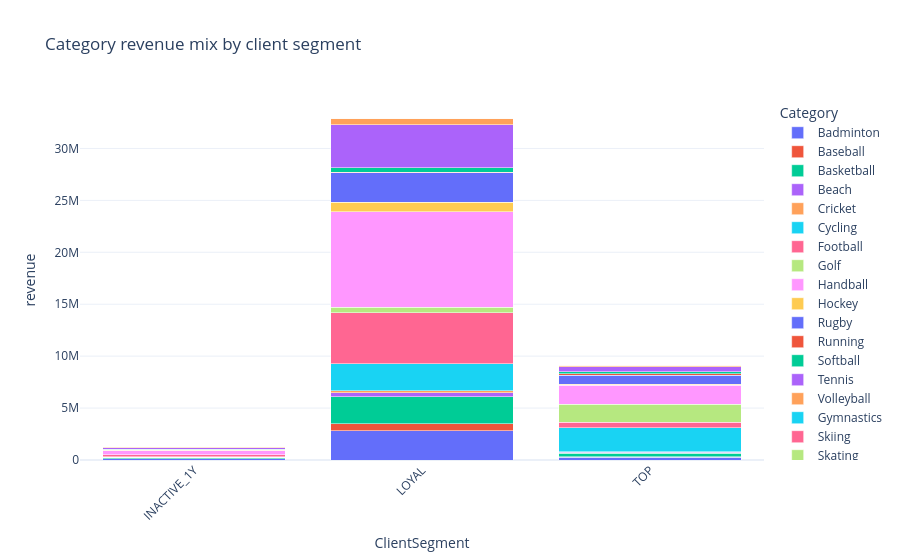

Notebook code for this chart:
### Code cell
mix = (
    tx.groupby(["ClientSegment", "Category"], as_index=False)
    .agg(revenue=("SalesNetAmountEuro", "sum"))
)

fig = px.bar(mix, x="ClientSegment", y="revenue", color="Category",
             title="Category revenue mix by client segment",
             barmode="stack")
fig.update_layout(template="plotly_white", xaxis_tickangle=-45)
fig.show()

### Figure 1 — Plotly figure (JSON) as saved in the notebook; plotly's stock layout.template omitted (floating-point values rounded to 4 significant figures)
{"data": [{"hovertemplate": "Category=Badminton<br>ClientSegment=%{x}<br>revenue=%{y}<extra></extra>", "legendgroup": "Badminton", "marker": {"color": "#636efa", "pattern": {"shape": ""}}, "name": "Badminton", "orientation": "v", "showlegend": true, "textposition": "auto", "type": "bar", "x": ["INACTIVE_1Y", "LOYAL", "TOP"], "xaxis": "x", "y": [115000.0, 2833000.0, 269200.0], "yaxis": "y"}, {"hovertemplate": "Category=Baseball<br>ClientSegment=%{x}<br>revenue=%{y}<extra></extra>", "legendgroup": "Baseball", "marker": {"color": "#EF553B", "pattern": {"shape": ""}}, "name": "Baseball", "orientation": "v", "showlegend": true, "textposition": "auto", "type": "bar", "x": ["INACTIVE_1Y", "LOYAL", "TOP"], "xaxis": "x", "y": [26320.0, 650000.0, 48330.0], "yaxis": "y"}, {"hovertemplate": "Category=Basketball<br>ClientSegment=%{x}<br>revenue=%{y}<extra></extra>", "legendgroup": "Basketball", "marker": {"color": "#00cc96", "pattern": {"shape": ""}}, "name": "Basketball", "orientation": "v", "showlegend": true, "textposition": "auto", "type": "bar", "x": ["INACTIVE_1Y", "LOYAL", "TOP"], "xaxis": "x", "y": [101600.0, 2589000.0, 310100.0], "yaxis": "y"}, {"hovertemplate": "Category=Beach<br>ClientSegment=%{x}<br>revenue=%{y}<extra></extra>", "legendgroup": "Beach", "marker": {"color": "#ab63fa", "pattern": {"shape": ""}}, "name": "Beach", "orientation": "v", "showlegend": true, "textposition": "auto", "type": "bar", "x": ["INACTIVE_1Y", "LOYAL", "TOP"], "xaxis": "x", "y": [9801.0, 384600.0, 129800.0], "yaxis": "y"}, {"hovertemplate": "Category=Cricket<br>ClientSegment=%{x}<br>revenue=%{y}<extra></extra>", "legendgroup": "Cricket", "marker": {"color": "#FFA15A", "pattern": {"shape": ""}}, "name": "Cricket", "orientation": "v", "showlegend": true, "textposition": "auto", "type": "bar", "x": ["INACTIVE_1Y", "LOYAL", "TOP"], "xaxis": "x", "y": [4602.0, 189200.0, 17460.0], "yaxis": "y"}, {"hovertemplate": "Category=Cycling<br>ClientSegment=%{x}<br>revenue=%{y}<extra></extra>", "legendgroup": "Cycling", "marker": {"color": "#19d3f3", "pattern": {"shape": ""}}, "name": "Cycling", "orientation": "v", "showlegend": true, "textposition": "auto", "type": "bar", "x": ["INACTIVE_1Y", "LOYAL", "TOP"], "xaxis": "x", "y": [73190.0, 2624000.0, 2340000.0], "yaxis": "y"}, {"hovertemplate": "Category=Football<br>ClientSegment=%{x}<br>revenue=%{y}<extra></extra>", "legendgroup": "Football", "marker": {"color": "#FF6692", "pattern": {"shape": ""}}, "name": "Football", "orientation": "v", "showlegend": true, "textposition": "auto", "type": "bar", "x": ["INACTIVE_1Y", "LOYAL", "TOP"], "xaxis": "x", "y": [180000.0, 4902000.0, 507800.0], "yaxis": "y"}, {"hovertemplate": "Category=Golf<br>ClientSegment=%{x}<br>revenue=%{y}<extra></extra>", "legendgroup": "Golf", "marker": {"color": "#B6E880", "pattern": {"shape": ""}}, "name": "Golf", "orientation": "v", "showlegend": true, "textposition": "auto", "type": "bar", "x": ["INACTIVE_1Y", "LOYAL", "TOP"], "xaxis": "x", "y": [17160.0, 525200.0, 1746000.0], "yaxis": "y"}, {"hovertemplate": "Category=Handball<br>ClientSegment=%{x}<br>revenue=%{y}<extra></extra>", "legendgroup": "Handball", "marker": {"color": "#FF97FF", "pattern": {"shape": ""}}, "name": "Handball", "orientation": "v", "showlegend": true, "textposition": "auto", "type": "bar", "x": ["INACTIVE_1Y", "LOYAL", "TOP"], "xaxis": "x", "y": [358600.0, 9193000.0, 1818000.0], "yaxis": "y"}, {"hovertemplate": "Category=Hockey<br>ClientSegment=%{x}<br>revenue=%{y}<extra></extra>", "legendgroup": "Hockey", "marker": {"color": "#FECB52", "pattern": {"shape": ""}}, "name": "Hockey", "orientation": "v", "showlegend": true, "textposition": "auto", "type": "bar", "x": ["INACTIVE_1Y", "LOYAL", "TOP"], "xaxis": "x", "y": [34300.0, 914700.0, 92560.0], "yaxis": "y"}, {"hovertemplate": "Category=Rugby<br>ClientSegment=%{x}<br>revenue=%{y}<extra></extra>", "legendgroup": "Rugby", "marker": {"color": "#636efa", "pattern": {"shape": ""}}, "name": "Rugby", "orientation": "v", "showlegend": true, "textposition": "auto", "type": "bar", "x": ["INACTIVE_1Y", "LOYAL", "TOP"], "xaxis": "x", "y": [86960.0, 2836000.0, 891500.0], "yaxis": "y"}, {"hovertemplate": "Category=Running<br>ClientSegment=%{x}<br>revenue=%{y}<extra></extra>", "legendgroup": "Running", "marker": {"color": "#EF553B", "pattern": {"shape": ""}}, "name": "Running", "orientation": "v", "showlegend": true, "textposition": "auto", "type": "bar", "x": ["INACTIVE_1Y", "LOYAL", "TOP"], "xaxis": "x", "y": [980.8, 71930.0, 149700.0], "yaxis": "y"}, {"hovertemplate": "Category=Softball<br>ClientSegment=%{x}<br>revenue=%{y}<extra></extra>", "legendgroup": "Softball", "marker": {"color": "#00cc96", "pattern": {"shape": ""}}, "name": "Softball", "orientation": "v", "showlegend": true, "textposition": "auto", "type": "bar", "x": ["INACTIVE_1Y", "LOYAL", "TOP"], "xaxis": "x", "y": [13110.0, 433900.0, 156600.0], "yaxis": "y"}, {"hovertemplate": "Category=Tennis<br>ClientSegment=%{x}<br>revenue=%{y}<extra></extra>", "legendgroup": "Tennis", "marker": {"color": "#ab63fa", "pattern": {"shape": ""}}, "name": "Tennis", "orientation": "v", "showlegend": true, "textposition": "auto", "type": "bar", "x": ["INACTIVE_1Y", "LOYAL", "TOP"], "xaxis": "x", "y": [165700.0, 4137000.0, 517200.0], "yaxis": "y"}, {"hovertemplate": "Category=Volleyball<br>ClientSegment=%{x}<br>revenue=%{y}<extra></extra>", "legendgroup": "Volleyball", "marker": {"color": "#FFA15A", "pattern": {"shape": ""}}, "name": "Volleyball", "orientation": "v", "showlegend": true, "textposition": "auto", "type": "bar", "x": ["INACTIVE_1Y", "LOYAL", "TOP"], "xaxis": "x", "y": [29720.0, 645300.0, 134000.0], "yaxis": "y"}, {"hovertemplate": "Category=Gymnastics<br>ClientSegment=%{x}<br>revenue=%{y}<extra></extra>", "legendgroup": "Gymnastics", "marker": {"color": "#19d3f3", "pattern": {"shape": ""}}, "name": "Gymnastics", "orientation": "v", "showlegend": true, "textposition": "auto", "type": "bar", "x": ["LOYAL"], "xaxis": "x", "y": [80.98], "yaxis": "y"}, {"hovertemplate": "Category=Skiing<br>ClientSegment=%{x}<br>revenue=%{y}<extra></extra>", "legendgroup": "Skiing", "marker": {"color": "#FF6692", "pattern": {"shape": ""}}, "name": "Skiing", "orientation": "v", "showlegend": true, "textposition": "auto", "type": "bar", "x": ["LOYAL", "TOP"], "xaxis": "x", "y": [2918.0, 1852.0], "yaxis": "y"}, {"hovertemplate": "Category=Skating<br>ClientSegment=%{x}<br>revenue=%{y}<extra></extra>", "legendgroup": "Skating", "marker": {"color": "#B6E880", "pattern": {"shape": ""}}, "name": "Skating", "orientation": "v", "showlegend": true, "textposition": "auto", "type": "bar", "x": ["TOP"], "xaxis": "x", "y": [48910.0], "yaxis": "y"}, {"hovertemplate": "Category=Swimming<br>ClientSegment=%{x}<br>revenue=%{y}<extra></extra>", "legendgroup": "Swimming", "marker": {"color": "#FF97FF", "pattern": {"shape": ""}}, "name": "Swimming", "orientation": "v", "showlegend": true, "textposition": "auto", "type": "bar", "x": ["TOP"], "xaxis": "x", "y": [50.95], "yaxis": "y"}], "layout": {"barmode": "stack", "legend": {"title": {"text": "Category"}, "tracegroupgap": 0}, "title": {"text": "Category revenue mix by client segment"}, "xaxis": {"anchor": "y", "domain": [0, 1], "tickangle": -45, "title": {"text": "ClientSegment"}}, "yaxis": {"anchor": "x", "domain": [0, 1], "title": {"text": "revenue"}}}}
